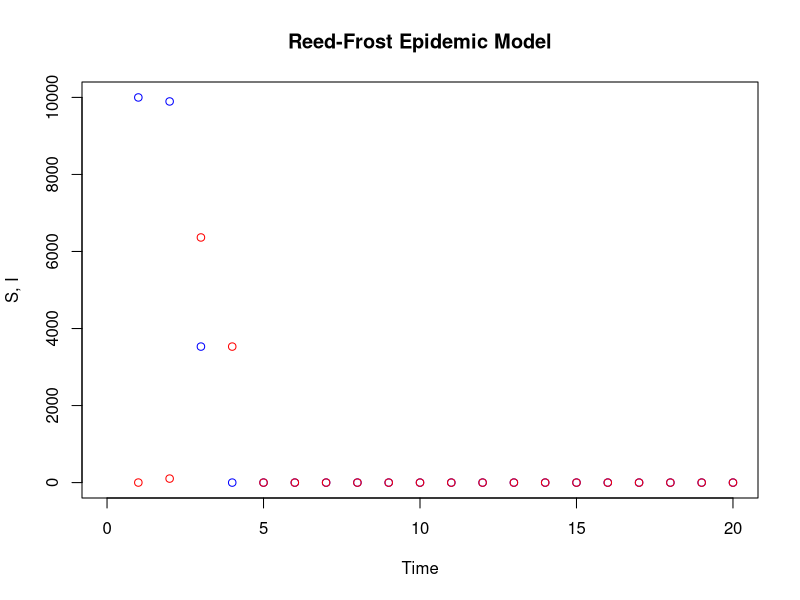

Generate this figure with R:
S0 <- 9999
I0 <- 1
p  <- 0.01
q  <- 1 - p

T <- 19
S <- numeric(T + 1)
I <- numeric(T + 1)

S[1]  <- S0
I[1]  <- I0
for (t in 2:(T + 1)) {
    QT = q^I[t-1]
    I[t]  <- rbinom(1, size=S[t-1], prob=1-QT)
    S[t] <-  S[t - 1] - I[t]
}

plot(1:(T + 1), S, col="blue",
     xlim = c(0, (T + 1)), ylim=c(0, (S0 + I0)),
     main="Reed-Frost Epidemic Model",
     xlab="Time", ylab="S, I")
points(1:(T + 1), y=I, col="red")
